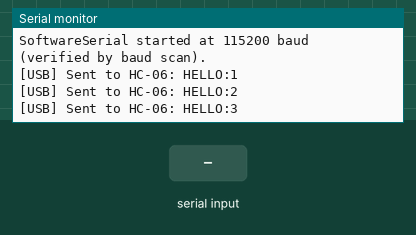
Bench run of a sketch on a simulated Arduino Uno, built with avr-gcc and run on an emulated ATmega328P. Shown: the last lines printed to the serial monitor. The test bench sets the inputs (shaded band).

Above: at 1.7 s.
1.8 s: "1\n" received over the second serial link
At 1.96 s:
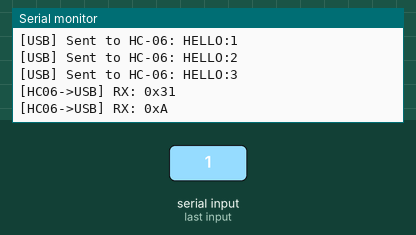
3.3 s: "0\n" received over the second serial link
At 3.47 s:
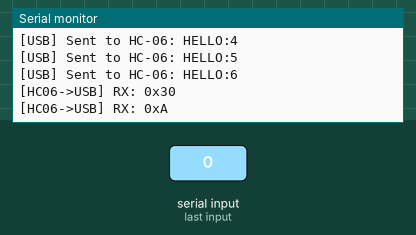
4.8 s: "2\n" received over the second serial link
At 4.97 s:
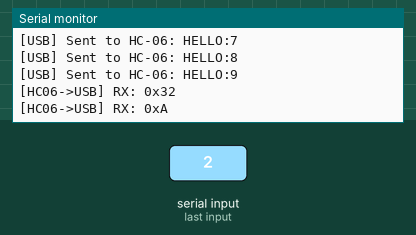
Timing chart, 0 to 7.8 s (numbered marks = the images above; inputs shaded):
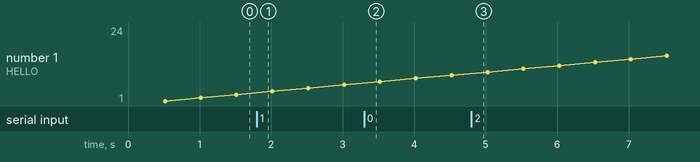

The sketch:

hc06_test.ino
```cpp
// Standalone HC-06 link diagnostic (upload instead of the air mouse sketch).
// Minimal diagnostic test: sends "HELLO:<count>\n" every 500ms via SoftwareSerial to HC-06
// Also echoes back anything received from HC-06 over USB serial.

#include <SoftwareSerial.h>

#define PIN_BLE_RX 14  // D5 (GPIO14) <- HC-06 TXD
#define PIN_BLE_TX 12  // D6 (GPIO12) -> HC-06 RXD

SoftwareSerial hc06(PIN_BLE_RX, PIN_BLE_TX);

void setup() {
  Serial.begin(115200);
  delay(500);
  Serial.println("\n=== HC-06 UART TEST ===");
  Serial.println("Sending HELLO every 500ms on SoftwareSerial D6 -> HC-06 RXD");
  Serial.println("Connect via Bluetooth COM port or RFCOMM socket to check incoming bytes.");

  hc06.begin(115200);
  Serial.println("SoftwareSerial started at 115200 baud (verified by baud scan).");
}

unsigned long lastSend = 0;
int count = 0;

void loop() {
  if (millis() - lastSend > 500) {
    lastSend = millis();
    count++;
    String msg = "HELLO:" + String(count) + "\n";
    hc06.print(msg);
    Serial.print("[USB] Sent to HC-06: ");
    Serial.print(msg);
  }

  if (hc06.available()) {
    char c = hc06.read();
    Serial.print("[HC06->USB] RX: 0x");
    Serial.println((int)c, HEX);
  }
}
```

Measured:
- after the input at 1.8 s, the serial monitor: prints a new line at once (image 1)
- after the input at 3.3 s, the serial monitor: prints a new line at once (image 2)
- after the input at 4.8 s, the serial monitor: prints a new line at once (image 3)
